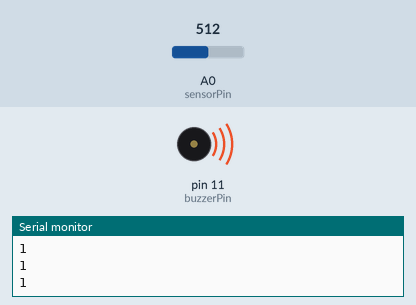
Simulated run of this sketch. Board: Arduino Uno, built with avr-gcc and run on an emulated ATmega328P. Parts: buzzer (waves = sounding, pin HIGH), the last lines printed to the serial monitor. The inputs (shaded band) are chosen by the test bench; at power-on: A0 (sensorPin) = 512.

Above: at 1.2 s.
1.3 s: A0 (sensorPin) set to 108
2.8 s: A0 (sensorPin) set to 96
At 3.9 s:
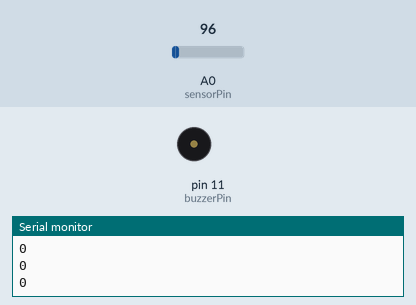
4.3 s: A0 (sensorPin) set to 122
At 5.2 s:
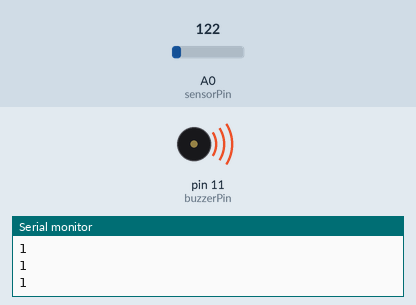
5.9 s: A0 (sensorPin) set to 90
At 6.4 s:
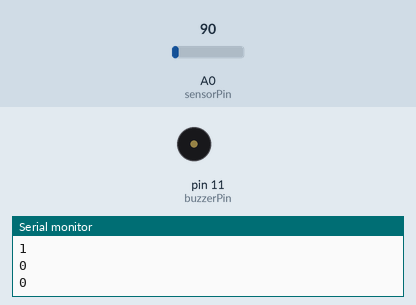
Timing chart, 0 to 8.5 s (numbered marks = the images above; inputs shaded):
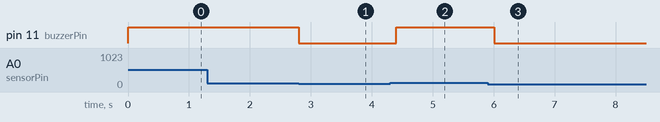

Measured:
- the behaviour switches between 101 and 100 on A0 (sensorPin) (found by bisection; images 0 and 1)
- after the input at 2.8 s, pin 11 (buzzerPin): HIGH → LOW at once
- after the input at 4.3 s, pin 11 (buzzerPin): LOW → HIGH after 0.10 s
- after the input at 5.9 s, pin 11 (buzzerPin): HIGH → LOW after 0.11 s

The sketch:

sketch_nov27a.ino
```cpp
const int sensorPin = A0; // Pin S del sensor
const int buzzerPin = 11; // Buzzer pin

void setup() {
 Serial.begin(9600);
 pinMode(buzzerPin, OUTPUT);
}

void loop() {
 int valor = analogRead(sensorPin); // Lee de 0 a 1023

 int hayAgua;

 if (valor> 100) {
  hayAgua= 1; // Sí hay agua
 } else {
  hayAgua= 0; // No hay agua
 }

 Serial.println(hayAgua);

 if (hayAgua == 1){
  digitalWrite(buzzerPin, HIGH); // Suena
 } else {
  digitalWrite(buzzerPin, LOW);
 }

 delay(200);
}
```
